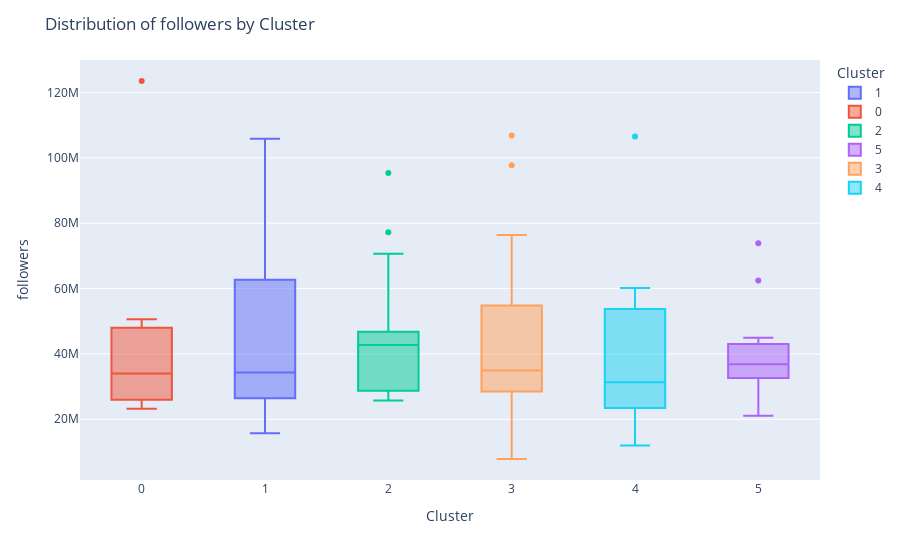
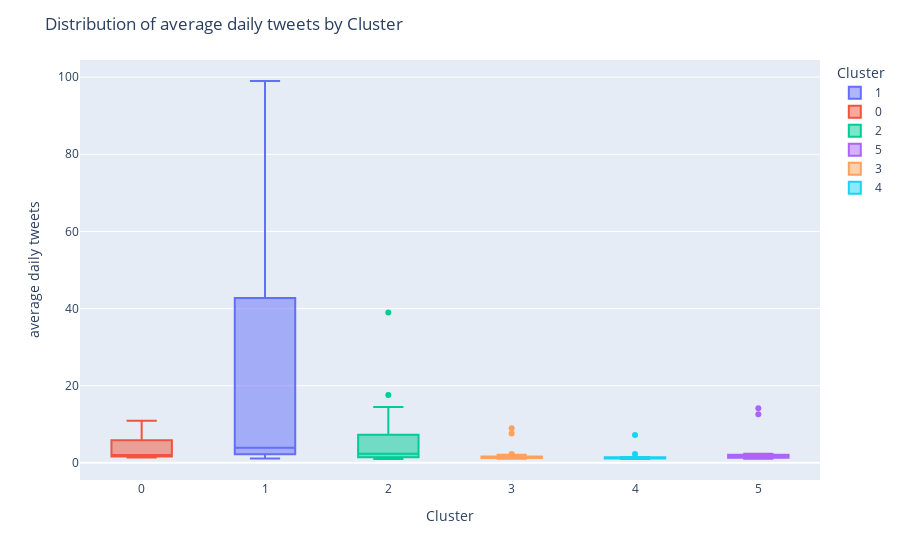

Notebook source saved alongside these figures, in order:
### Markdown cell above
# Analyse Clusters

### Code cell
import plotly.express as px

analysis_df = pd.read_csv(r"C:\Users\johna\anaconda3\envs\twitter-influence-env\twitter-influence\data\02_intermediate\tweet_analysis_data.csv")


# Create a list of the columns you want to plot distributions for
columns_to_plot = ['followers', 'average daily tweets']

# Iterate over the columns and create a distribution plot for each
for column in columns_to_plot:
    fig = px.box(analysis_df, x="cluster", y=column, color="cluster")
    fig.update_layout(
        title=f"Distribution of {column} by Cluster",
        xaxis_title="Cluster",
        yaxis_title=column,
        legend_title="Cluster",
    )
    fig.show()

### Figure 1 — Plotly figure (JSON) as saved in the notebook; plotly's stock layout.template omitted (floating-point values rounded to 4 significant figures)
{"data": [{"alignmentgroup": "True", "hovertemplate": "cluster=%{x}<br>followers=%{y}<extra></extra>", "legendgroup": "1", "marker": {"color": "#636efa"}, "name": "1", "notched": false, "offsetgroup": "1", "orientation": "v", "showlegend": true, "type": "box", "x": [1, 1, 1, 1, 1, 1, 1, 1, 1, 1, 1, 1, 1, 1, 1, 1], "x0": " ", "xaxis": "x", "y": [64126921, 39693022, 61305608, 64900000.0, 54991626, 25737525, 51670473, 27216235, 28846062, 28980000.0, 25410000.0, 81410000.0, 15720000.0, 105800000.0, 27940000.0, 22600000.0], "y0": " ", "yaxis": "y"}, {"alignmentgroup": "True", "hovertemplate": "cluster=%{x}<br>followers=%{y}<extra></extra>", "legendgroup": "0", "marker": {"color": "#EF553B"}, "name": "0", "notched": false, "offsetgroup": "0", "orientation": "v", "showlegend": true, "type": "box", "x": [0, 0, 0, 0, 0, 0, 0, 0], "x0": " ", "xaxis": "x", "y": [123500000.0, 37086490, 45490000.0, 23500000.0, 50610000.0, 23210000.0, 30950000.0, 28450000.0], "y0": " ", "yaxis": "y"}, {"alignmentgroup": "True", "hovertemplate": "cluster=%{x}<br>followers=%{y}<extra></extra>", "legendgroup": "2", "marker": {"color": "#00cc96"}, "name": "2", "notched": false, "offsetgroup": "2", "orientation": "v", "showlegend": true, "type": "box", "x": [2, 2, 2, 2, 2, 2, 2, 2, 2, 2, 2, 2, 2, 2, 2, 2, 2, 2, 2], "x0": " ", "xaxis": "x", "y": [45484102, 77220000.0, 29070000.0, 70680000.0, 47188439, 32893900, 42748712, 41537310, 35630000.0, 95390000.0, 28632236, 46070000.0, 26873251, 26620000.0, 26807406, 25782224, 43790000.0, 47060000.0, 42810716], "y0": " ", "yaxis": "y"}, {"alignmentgroup": "True", "hovertemplate": "cluster=%{x}<br>followers=%{y}<extra></extra>", "legendgroup": "5", "marker": {"color": "#ab63fa"}, "name": "5", "notched": false, "offsetgroup": "5", "orientation": "v", "showlegend": true, "type": "box", "x": [5, 5, 5, 5, 5, 5, 5, 5, 5, 5, 5, 5, 5, 5, 5, 5, 5], "x0": " ", "xaxis": "x", "y": [62470000.0, 33580000.0, 73860000.0, 24020000.0, 44990000.0, 21100000.0, 34200000.0, 37320000.0, 28190000.0, 35360000.0, 31070000.0, 43330000.0, 38309198, 36810000.0, 42929658, 39883238, 33170000.0], "y0": " ", "yaxis": "y"}, {"alignmentgroup": "True", "hovertemplate": "cluster=%{x}<br>followers=%{y}<extra></extra>", "legendgroup": "3", "marker": {"color": "#FFA15A"}, "name": "3", "notched": false, "offsetgroup": "3", "orientation": "v", "showlegend": true, "type": "box", "x": [3, 3, 3, 3, 3, 3, 3, 3, 3, 3, 3, 3, 3, 3, 3, 3, 3, 3, 3, 3, 3, 3, 3, 3], "x0": " ", "xaxis": "x", "y": [47690000.0, 76393170, 72230000.0, 26080000.0, 35400000.0, 49090000.0, 97700000.0, 37300000.0, 60630000.0, 45750000.0, 24150000.0, 42740000.0, 106800000.0, 31220000.0, 7849000.0, 30020000.0, 34490000.0, 22040000.0, 28810000.0, 61975168, 28190000.0, 33725897, 30390000.0, 21070000.0], "y0": " ", "yaxis": "y"}, {"alignmentgroup": "True", "hovertemplate": "cluster=%{x}<br>followers=%{y}<extra></extra>", "legendgroup": "4", "marker": {"color": "#19d3f3"}, "name": "4", "notched": false, "offsetgroup": "4", "orientation": "v", "showlegend": true, "type": "box", "x": [4, 4, 4, 4, 4, 4, 4, 4, 4, 4, 4, 4], "x0": " ", "xaxis": "x", "y": [54970000.0, 60190000.0, 27620000.0, 23070000.0, 52600000.0, 23790000.0, 12770000.0, 35060000.0, 41530000.0, 106500000.0, 12011090, 23870000.0], "y0": " ", "yaxis": "y"}], "layout": {"autosize": true, "boxmode": "overlay", "legend": {"title": {"text": "Cluster"}, "tracegroupgap": 0}, "margin": {"t": 60}, "title": {"text": "Distribution of followers by Cluster"}, "xaxis": {"anchor": "y", "autorange": true, "categoryarray": [1, 0, 2, 5, 3, 4], "categoryorder": "array", "domain": [0, 1], "range": [-0.5, 5.5], "title": {"text": "Cluster"}, "type": "linear"}, "yaxis": {"anchor": "x", "autorange": true, "domain": [0, 1], "range": [1423000.0, 129900000.0], "title": {"text": "followers"}, "type": "linear"}}}

### Figure 2 — Plotly figure (JSON) as saved in the notebook; plotly's stock layout.template omitted (floating-point values rounded to 4 significant figures)
{"data": [{"alignmentgroup": "True", "hovertemplate": "cluster=%{x}<br>average daily tweets=%{y}<extra></extra>", "legendgroup": "1", "marker": {"color": "#636efa"}, "name": "1", "notched": false, "offsetgroup": "1", "orientation": "v", "showlegend": true, "type": "box", "x": [1, 1, 1, 1, 1, 1, 1, 1, 1, 1, 1, 1, 1, 1, 1, 1], "x0": " ", "xaxis": "x", "y": [3.556, 44.5, 48.5, 1.3, 41, 99, 4, 46.5, 9.9, 3.8, 1.177, 8.8, 3.067, 3.556, 1.101, 1.405], "y0": " ", "yaxis": "y"}, {"alignmentgroup": "True", "hovertemplate": "cluster=%{x}<br>average daily tweets=%{y}<extra></extra>", "legendgroup": "0", "marker": {"color": "#EF553B"}, "name": "0", "notched": false, "offsetgroup": "0", "orientation": "v", "showlegend": true, "type": "box", "x": [0, 0, 0, 0, 0, 0, 0, 0], "x0": " ", "xaxis": "x", "y": [1.722, 2.361, 1.66, 1.7, 4.769, 1.386, 7, 10.89], "y0": " ", "yaxis": "y"}, {"alignmentgroup": "True", "hovertemplate": "cluster=%{x}<br>average daily tweets=%{y}<extra></extra>", "legendgroup": "2", "marker": {"color": "#00cc96"}, "name": "2", "notched": false, "offsetgroup": "2", "orientation": "v", "showlegend": true, "type": "box", "x": [2, 2, 2, 2, 2, 2, 2, 2, 2, 2, 2, 2, 2, 2, 2, 2, 2, 2, 2], "x0": " ", "xaxis": "x", "y": [17.6, 2.35, 6.727, 3.231, 1, 8.778, 39, 14.5, 1.267, 1.581, 5, 7.5, 1.765, 1.407, 1, 1, 1.528, 6.7, 1.867], "y0": " ", "yaxis": "y"}, {"alignmentgroup": "True", "hovertemplate": "cluster=%{x}<br>average daily tweets=%{y}<extra></extra>", "legendgroup": "5", "marker": {"color": "#ab63fa"}, "name": "5", "notched": false, "offsetgroup": "5", "orientation": "v", "showlegend": true, "type": "box", "x": [5, 5, 5, 5, 5, 5, 5, 5, 5, 5, 5, 5, 5, 5, 5, 5, 5], "x0": " ", "xaxis": "x", "y": [1.789, 1.595, 1.697, 2.226, 1.317, 1.629, 2.378, 1.731, 1.25, 2.033, 1.261, 1.074, 1.136, 1.512, 1.5, 14.17, 12.57], "y0": " ", "yaxis": "y"}, {"alignmentgroup": "True", "hovertemplate": "cluster=%{x}<br>average daily tweets=%{y}<extra></extra>", "legendgroup": "3", "marker": {"color": "#FFA15A"}, "name": "3", "notched": false, "offsetgroup": "3", "orientation": "v", "showlegend": true, "type": "box", "x": [3, 3, 3, 3, 3, 3, 3, 3, 3, 3, 3, 3, 3, 3, 3, 3, 3, 3, 3, 3, 3, 3, 3, 3], "x0": " ", "xaxis": "x", "y": [9, 2.205, 1.431, 1.476, 1.417, 1.211, 1.472, 1.558, 1.244, 1.56, 2.118, 1.107, 1.385, 1.392, 7.636, 1.377, 1.263, 1.111, 1.518, 1.08, 1.22, 1.561, 2.242, 1.698], "y0": " ", "yaxis": "y"}, {"alignmentgroup": "True", "hovertemplate": "cluster=%{x}<br>average daily tweets=%{y}<extra></extra>", "legendgroup": "4", "marker": {"color": "#19d3f3"}, "name": "4", "notched": false, "offsetgroup": "4", "orientation": "v", "showlegend": true, "type": "box", "x": [4, 4, 4, 4, 4, 4, 4, 4, 4, 4, 4, 4], "x0": " ", "xaxis": "x", "y": [1.262, 7.222, 2.296, 1.065, 1.344, 1.306, 1, 1.433, 1.5, 1.032, 1.143, 1.234], "y0": " ", "yaxis": "y"}], "layout": {"autosize": true, "boxmode": "overlay", "legend": {"title": {"text": "Cluster"}, "tracegroupgap": 0}, "margin": {"t": 60}, "title": {"text": "Distribution of average daily tweets by Cluster"}, "xaxis": {"anchor": "y", "autorange": true, "categoryarray": [1, 0, 2, 5, 3, 4], "categoryorder": "array", "domain": [0, 1], "range": [-0.5, 5.5], "title": {"text": "Cluster"}, "type": "linear"}, "yaxis": {"anchor": "x", "autorange": true, "domain": [0, 1], "range": [-4.444, 104.4], "title": {"text": "average daily tweets"}, "type": "linear"}}}
